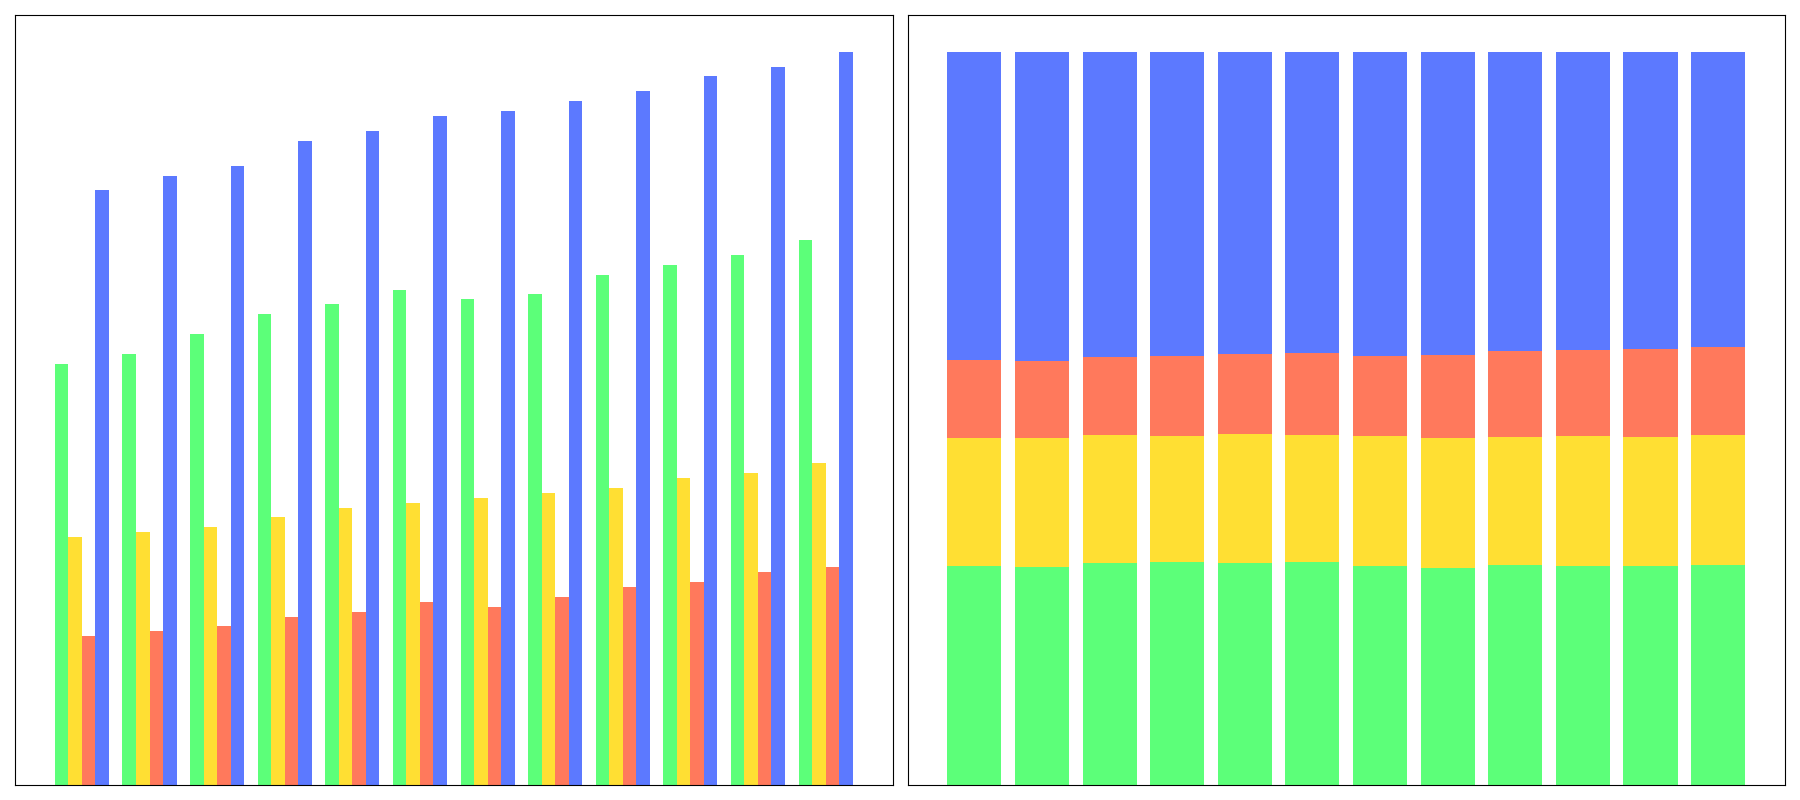

This chart was generated by the following Python code:
import matplotlib.pyplot as plt
import numpy as np

# Define months
months = ["Jan", "Feb", "Mar", "Apr", "May", "Jun", "Jul", "Aug", "Sep", "Oct", "Nov", "Dec"]

# Data for recycling rates (in tons)
plastic_recycling = [8.5, 8.7, 9.1, 9.5, 9.7, 10.0, 9.8, 9.9, 10.3, 10.5, 10.7, 11.0]
glass_recycling = [5.0, 5.1, 5.2, 5.4, 5.6, 5.7, 5.8, 5.9, 6.0, 6.2, 6.3, 6.5]
metal_recycling = [3.0, 3.1, 3.2, 3.4, 3.5, 3.7, 3.6, 3.8, 4.0, 4.1, 4.3, 4.4]
paper_recycling = [12.0, 12.3, 12.5, 13.0, 13.2, 13.5, 13.6, 13.8, 14.0, 14.3, 14.5, 14.8]

# Total waste recycling for checking progress
total_recycling = np.array(plastic_recycling) + np.array(glass_recycling) + np.array(metal_recycling) + np.array(paper_recycling)

# Calculate the percentage contribution of each material
plastic_percentage = (np.array(plastic_recycling) / total_recycling) * 100
glass_percentage = (np.array(glass_recycling) / total_recycling) * 100
metal_percentage = (np.array(metal_recycling) / total_recycling) * 100
paper_percentage = (np.array(paper_recycling) / total_recycling) * 100

# Plotting the data
fig, ax = plt.subplots(nrows=1, ncols=2, figsize=(18, 8))

# Bar chart for monthly recycling rates
bar_width = 0.2
x_indexes = np.arange(len(months))

ax[0].bar(x_indexes - bar_width, plastic_recycling, width=bar_width, color='#33FF57', alpha=0.8)
ax[0].bar(x_indexes, glass_recycling, width=bar_width, color='#FFD700', alpha=0.8)
ax[0].bar(x_indexes + bar_width, metal_recycling, width=bar_width, color='#FF5733', alpha=0.8)
ax[0].bar(x_indexes + 2*bar_width, paper_recycling, width=bar_width, color='#3357FF', alpha=0.8)

# Remove titles and labels
ax[0].set_xticks([])
ax[0].set_yticks([])
ax[0].legend().set_visible(False)
ax[0].grid(True, linestyle='--', alpha=0.7)

# Stacked bar chart for percentage contributions
ax[1].bar(months, plastic_percentage, color='#33FF57', alpha=0.8)
ax[1].bar(months, glass_percentage, bottom=plastic_percentage, color='#FFD700', alpha=0.8)
ax[1].bar(months, metal_percentage, bottom=plastic_percentage + glass_percentage, color='#FF5733', alpha=0.8)
ax[1].bar(months, paper_percentage, bottom=plastic_percentage + glass_percentage + metal_percentage, color='#3357FF', alpha=0.8)

# Remove titles and labels
ax[1].set_xticks([])
ax[1].set_yticks([])
ax[1].legend().set_visible(False)
ax[1].grid(True, linestyle='--', alpha=0.7)

# Automatically adjust layout to prevent overlap
plt.tight_layout()

# Display the plot
plt.show()
